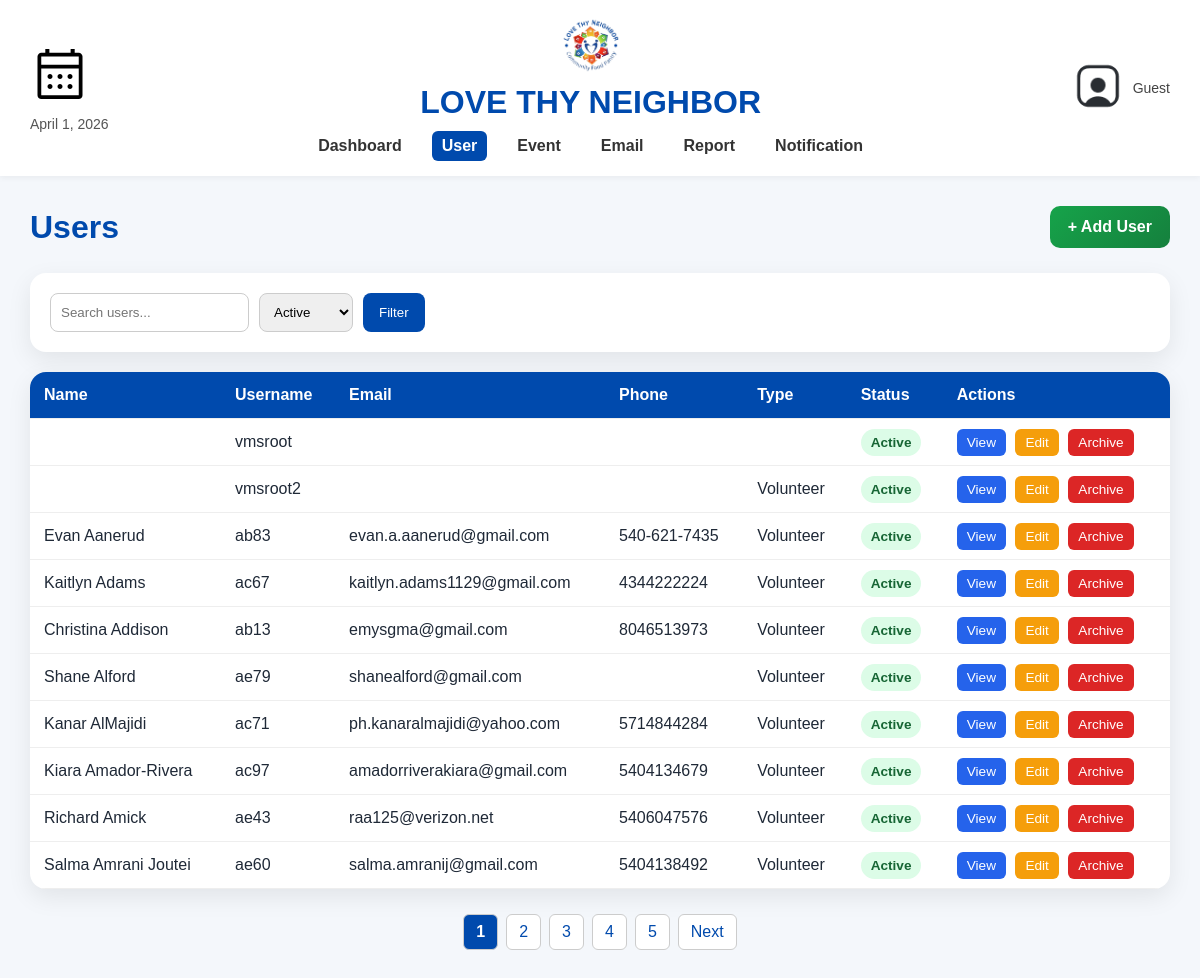
The page /viewOverallUsersKG.php (signed in) on the database its author committed.
### tables this page shows
CREATE TABLE `dbpersons` (
  `id` varchar(256) NOT NULL,
  `first_name` text NOT NULL,
  `last_name` text DEFAULT NULL,
  `phone_number` varchar(16) NOT NULL,
  `email` text DEFAULT NULL,
  `email_prefs` enum('true','false') DEFAULT NULL,
  `birthday` text DEFAULT NULL,
  `t-shirt_size` text DEFAULT NULL,
  `state` varchar(2) DEFAULT NULL,
  `city` text DEFAULT NULL,
  `street_address` text DEFAULT NULL,
  `zip_code` text DEFAULT NULL,
  `emergency_contact_first_name` text DEFAULT NULL,
  `emergency_contact_phone` varchar(16) DEFAULT NULL,
  `emergency_contact_relation` text DEFAULT NULL,
  `archived` tinyint(1) DEFAULT NULL,
  `password` text DEFAULT NULL,
  `contact_num` varchar(255) DEFAULT 'n/a',
  `contact_method` text DEFAULT NULL,
  `type` text DEFAULT NULL,
  `status` text DEFAULT NULL,
  `photo_release` tinyint(1) DEFAULT 0,
  `community_service` tinyint(1) DEFAULT 0,
  `notes` text DEFAULT NULL
);

### database/dbPersons.php (called while the page is built, shortened)
<?php
include_once('dbinfo.php');
    function getUsersForViewPage($search = '', $limit = 10, $offset = 0) {
        global $con;
        $search = trim($search);
        $limit = (int)$limit;
        $offset = (int)$offset;
        $users = [];
        if ($search === '') {
            $sql = "SELECT id, first_name, last_name, email, phone_number, type, archived
                    FROM dbpersons
                    ORDER BY last_name ASC, first_name ASC
                    LIMIT $limit OFFSET $offset";
        }
        $result = mysqli_query($con, $sql);
        if ($result) {
            while ($row = mysqli_fetch_assoc($result)) {
                $users[] = $row;
            }
        }
        return $users;
    }

### viewOverallUsersKG.php (the view, shortened to what this page needs)
<?php
require_once('database/dbPersons.php');
$search = $_GET['search'] ?? '';
$per_page = 10;
$page = max(1, (int)($_GET['page'] ?? 1));
$offset = ($page - 1) * $per_page;
$users = getUsersForViewPage($search, $per_page, $offset);
$page = $_GET['page'] ?? 1;
$page = (int)$page;
?>
<!DOCTYPE html>
<html lang="en">
<head>
    <?php require_once('database/dbPersons.php'); ?>
    <link rel="stylesheet" href="header.css">
    <link rel="stylesheet" href="layoutInfo.css">
</head>
<body>
<?php include('newheader.php'); ?>
<div class="page">
    <div class="main">
        <div class="page-header">
            <h1>Users</h1>
            <a href="VolunteerRegister.php" class="add-btn">+ Add User</a>
        </div>
        <div class="filter-card">
            <form class="filter-form" method="GET" action="viewOverallUsersKG.php">
                <input type="text" name="search" placeholder="Search users...">
                <select name="status">
                    <option>Active</option>
                </select>
                <button type="submit">Filter</button>
            </form>
        </div>
        <div class="table-card">
            <table>
                <thead>
                    <tr>
                        <th>Name</th>
                        <th>Username</th>
                        <th>Email</th>
                        <th>Phone</th>
                        <th>Type</th>
                        <th>Status</th>
                        <th>Actions</th>
                    </tr>
                </thead>
                <tbody>
                <?php if (!empty($users)): ?>
                    <?php foreach ($users as $user): ?>
                        <tr>
                            <td><?php echo htmlspecialchars($user['first_name'] . ' ' . $user['last_name']); ?></td>
                            <td><?php echo htmlspecialchars($user['id']); ?></td>
                            <td><?php echo htmlspecialchars($user['email']); ?></td>
                            <td><?php echo htmlspecialchars($user['phone_number']); ?></td>
                            <td><?php echo htmlspecialchars($user['type']); ?></td>
                            <td>
                                <?php if (!empty($user['archived']) && $user['archived'] == 1): ?>
                                    <span class="badge archived">Archived</span>
                                <?php else: ?>
                                    <span class="badge active">Active</span>
                                <?php endif; ?>
                            </td>
                            <td class="actions">
                                <a href="viewProfile.php?id=<?php echo urlencode($user['id']); ?>" class="view-btn">View</a>
                                <a href="editProfile.php?id=<?php echo urlencode($user['id']); ?>" class="edit-btn">Edit</a>
                                <a href="#" class="archive-btn">Archive</a>
                            </td>
                        </tr>
                    <?php endforeach; ?>
                <?php else: ?>
                    <tr>
                        <td colspan="7">No users found.</td>
                    </tr>
                <?php endif; ?>
                </tbody>
            </table>
        </div>
        <div class="pagination-container">
            <div class="pagination">
                <?php for ($i = 1; $i <= 5; $i++): ?>
                    <a href="?page=<?php echo $i; ?>"
                    class="page-btn <?php echo ($i == $page) ? 'active' : ''; ?>">
                    <?php echo $i; ?>
                    </a>
                <?php endfor; ?>
                <a href="?page=<?php echo $page + 1; ?>" class="page-btn">Next</a>
            </div>
        </div>
    </div>
</div>
</body>
</html>

### newheader.php (shortened to what this page needs)
<?php
require_once('database/dbPersons.php');
$firstName = $_SESSION['f_name'] ?? '';
$userName = trim($firstName);
if ($userName === '') {
    $userName = 'Guest';
}
if (!isset($pageTitle)) {
    $pageTitle = "LOVE THY NEIGHBOR";
}
if (!isset($currentDate)) {
    $currentDate = date("F j, Y");
}
?>
<div class="header">
    <div class="header-container">
        <div class="header-left">
            <div class="calendar-icon">
                <a href="calendar.php">
                    <img src="images/view-calendar.svg" class="logo">
                </a>
            </div>
            <div class="date"><?php echo $currentDate; ?></div>
        </div>
        <div class="header-center">
            <img src="images/LoveThyNeighbor_logo1_NoBackground.png" class="logo">
            <h1 class="main-title"><?php echo $pageTitle; ?></h1>
            <div class="header-nav">
                <a href="index.php">Dashboard</a>
                <a href="viewOverallUsersKG.php" class="<?php echo basename($_SERVER['PHP_SELF']) == 'viewOverallUsersKG.php' ? 'active' : ''; ?>">User</a>
                <a href="viewOverallEventsKG.php" class="<?php echo basename($_SERVER['PHP_SELF']) == 'viewAllEvents.php' ? 'active' : ''; ?>">Event</a>
                <a href="createEmail.php">Email</a>
                <a href="generateReport.php">Report</a>
                <a href="inbox.php">Notification</a>
            </div>
        </div>
        <div class="header-right">
            <img src="images/user_icon.png" class="profile-icon">
            <div class="profile-name">
                <?php echo htmlspecialchars($userName); ?>
            </div>
        </div>
    </div>
</div>

### header.css (style rules this page uses)
.header { width: 100%; background: white; padding: 15px 30px; border-radius: 0; margin: 0; box-shadow: 0 2px 6px rgba(0,0,0,0.05); position: relative; }
.header-container { display: flex; justify-content: space-between; align-items: center; }
.header-left { display: flex; flex-direction: column; align-items: flex-start; }
.calendar-icon { font-size: 26px; }
.date { font-size: 14px; color: #555; }
.header-center { text-align: center; flex: 1; }
.logo { width: 60px; margin-bottom: 5px; }
.main-title { color: rgb(0, 74, 173); margin: 0; }
.header-nav { display: flex; justify-content: center; gap: 20px; margin-top: 10px; }
.header-nav a { text-decoration: none; color: #333; font-weight: bold; padding: 6px 10px; border-radius: 6px; transition: 0.2s; }
.header-nav a.active { background: rgb(0, 74, 173); color: white; }
.header-right { position: relative; display: inline-flex; align-items: center; gap: 10px; cursor: pointer; }
.profile-icon { width: 50px; height: 50px; border-radius: 50%; object-fit: cover; margin-bottom: 5px; }
.profile-name { font-size: 14px; color: #444; }

### layoutInfo.css (style rules this page uses)
* { box-sizing: border-box; margin: 0; padding: 0; font-family: Arial, sans-serif; }
body { background: #f4f7fb; color: #1f2937; }
.page { display: flex; min-height: 100vh; }
.main { flex: 1; padding: 30px; }
.page-header { display: flex; justify-content: space-between; align-items: center; margin-bottom: 25px; }
.page-header h1 { color: rgb(0, 74, 173); }
.add-btn { background: linear-gradient(135deg, #16a34a, #15803d); color: white; padding: 12px 18px; border-radius: 10px; text-decoration: none; font-weight: bold; transition: 0.2s; }
.filter-card { background: white; padding: 20px; border-radius: 16px; box-shadow: 0 8px 24px rgba(0,0,0,0.08); margin-bottom: 20px; }
.filter-form { display: flex; gap: 10px; flex-wrap: wrap; }
.filter-form input, .filter-form select { padding: 10px; border-radius: 8px; border: 1px solid #ccc; }
.filter-form button { background: rgb(0, 74, 173); color: white; border: none; padding: 10px 16px; border-radius: 8px; cursor: pointer; }
.table-card { background: white; border-radius: 16px; overflow: hidden; box-shadow: 0 8px 24px rgba(0,0,0,0.08); }
table { width: 100%; border-collapse: collapse; }
thead { background: rgb(0, 74, 173); color: white; }
th, td { padding: 14px; border-bottom: 1px solid #eee; text-align: left; }
.badge { padding: 6px 10px; border-radius: 999px; font-size: 0.85rem; font-weight: bold; }
.active { background: #dcfce7; color: #166534; }
.actions a { padding: 6px 10px; border-radius: 6px; text-decoration: none; font-size: 0.85rem; color: white; margin-right: 5px; }
.view-btn { background: #2563eb; }
.edit-btn { background: #f59e0b; }
.archive-btn { background: #dc2626; }
.pagination-container { width: 100%; display: flex; justify-content: center; margin-top: 25px; padding-bottom: 30px; }
.pagination { display: flex; gap: 8px; }
.page-btn { padding: 8px 12px; border-radius: 6px; border: 1px solid #ccc; text-decoration: none; color: rgb(0, 74, 173); background-color: white; }
.page-btn.active { background-color: rgb(0, 74, 173); color: white; font-weight: bold; }

### rows shown on the page
dbpersons: id "vmsroot", shows "Active"
dbpersons: id "vmsroot2", type "Volunteer", archived "Active"
dbpersons: first_name+last_name "Evan Aanerud", id "ab83", email "evan.a.aanerud@gmail.com", phone_number "540-621-7435", type "Volunteer", archived "Active"
dbpersons: first_name+last_name "Kaitlyn Adams", id "ac67", email "kaitlyn.adams1129@gmail.com", phone_number "4344222224", type "Volunteer", archived "Active"
dbpersons: first_name+last_name "Christina Addison", id "ab13", email "emysgma@gmail.com", phone_number "8046513973", type "Volunteer", archived "Active"
dbpersons: first_name+last_name "Shane Alford", id "ae79", email "shanealford@gmail.com", type "Volunteer", archived "Active"
dbpersons: first_name+last_name "Kanar AlMajidi", id "ac71", email "ph.kanaralmajidi@yahoo.com", phone_number "5714844284", type "Volunteer", archived "Active"
dbpersons: first_name+last_name "Kiara Amador-Rivera", id "ac97", email "amadorriverakiara@gmail.com", phone_number "5404134679", type "Volunteer", archived "Active"
dbpersons: first_name+last_name "Richard Amick", id "ae43", email "raa125@verizon.net", phone_number "5406047576", type "Volunteer", archived "Active"
dbpersons: first_name+last_name "Salma Amrani Joutei", id "ae60", email "salma.amranij@gmail.com", phone_number "5404138492", type "Volunteer", archived "Active"

### other values the page prints
$pageTitle "LOVE THY NEIGHBOR"
$userName "Guest"
